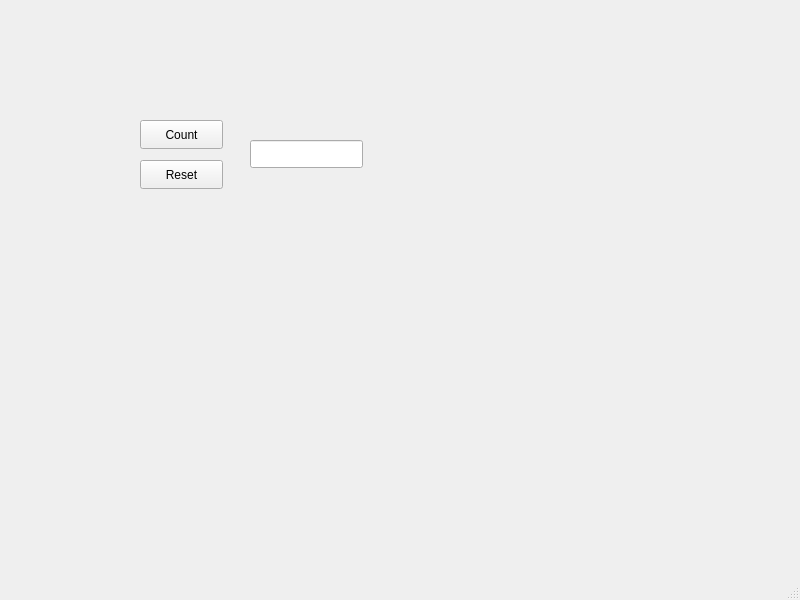
<?xml version="1.0" encoding="UTF-8"?>
<ui version="4.0">
 <class>MainWindow</class>
 <widget class="QMainWindow" name="MainWindow">
  <property name="geometry">
   <rect>
    <x>0</x>
    <y>0</y>
    <width>800</width>
    <height>600</height>
   </rect>
  </property>
  <property name="windowTitle">
   <string>MainWindow</string>
  </property>
  <widget class="QWidget" name="centralwidget">
   <widget class="QPushButton" name="Count">
    <property name="geometry">
     <rect>
      <x>140</x>
      <y>120</y>
      <width>83</width>
      <height>29</height>
     </rect>
    </property>
    <property name="text">
     <string>Count</string>
    </property>
   </widget>
   <widget class="QPushButton" name="Reset">
    <property name="geometry">
     <rect>
      <x>140</x>
      <y>160</y>
      <width>83</width>
      <height>29</height>
     </rect>
    </property>
    <property name="text">
     <string>Reset</string>
    </property>
   </widget>
   <widget class="QLineEdit" name="lineEdit">
    <property name="geometry">
     <rect>
      <x>250</x>
      <y>140</y>
      <width>113</width>
      <height>28</height>
     </rect>
    </property>
   </widget>
  </widget>
  <widget class="QMenuBar" name="menubar">
   <property name="geometry">
    <rect>
     <x>0</x>
     <y>0</y>
     <width>800</width>
     <height>25</height>
    </rect>
   </property>
  </widget>
  <widget class="QStatusBar" name="statusbar"/>
 </widget>
 <resources/>
 <connections/>
</ui>
